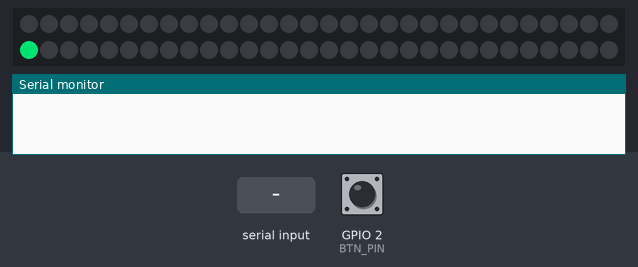
A program run on a simulated ESP32. Shown: 60 RGB LEDs in strip order, left to right, continuing on the next row, the last lines printed to the serial monitor. The inputs (shaded band) are chosen by the test bench; at power-on: GPIO 2 (BTN_PIN) HIGH. Dim RGB values are drawn brighter than linear.

Above: at 1.2 s.
1.3 s: "90,45,200\n" received over Serial
3.4 s: "30,150,10\n" received over Serial
7.1 s: "1,90,45\n" received over Serial
At 9.4 s:
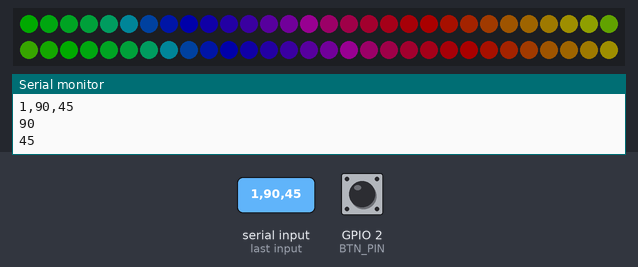
10.3 s: "30,150,10\n" received over Serial
At 13.45 s:
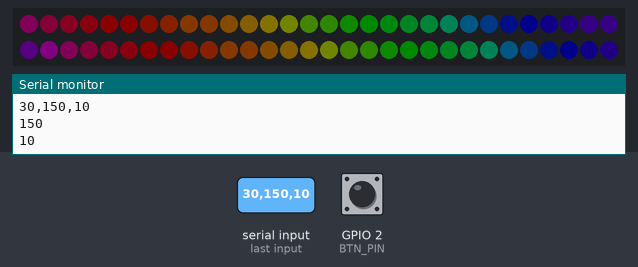
14.0 s: "1,90,45\n" received over Serial
At 18.11 s:
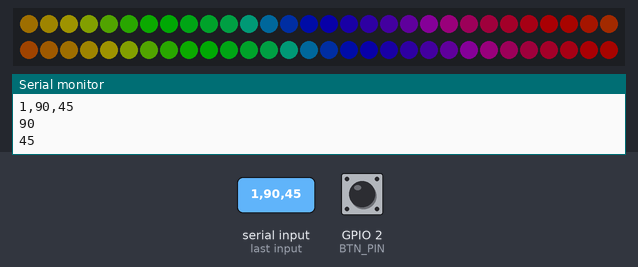
18.7 s: "90,45,200\n" received over Serial
At 20.53 s:
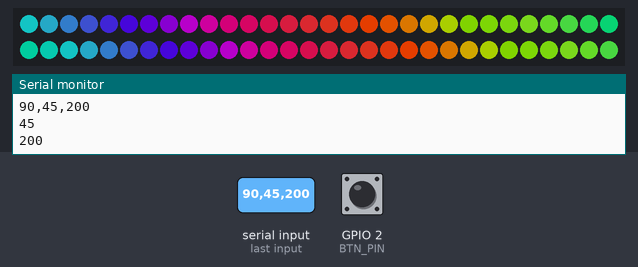

The program:

main.cpp
```cpp
#include <FastLED.h>
#include <OneButton.h>
#include <MovingDot.h>
#include <RainbowBeat.h>
#include <RedWhiteBlue.h>
// #include <BluetoothSerial.h>

// BluetoothSerial SerialBT;

#define NUM_LEDS 60
#define LED_PIN 15
#define BTN_PIN 2
int brightness = 50;
int speed = 100;
CRGB leds[NUM_LEDS];
CRGB ledsNext[NUM_LEDS]; // Array for the next pattern
uint8_t patternCounter = 0;
bool isRunning = false;

// Push button connected between pin 7 and GND (no resistor required)
OneButton btn = OneButton(BTN_PIN, true, true);

void nextPattern()
{
  isRunning = false;
  patternCounter = (patternCounter + 1) % 3;
}

void runMovingDot(CRGB *ledsArray)
{
  MovingDot movingDot = MovingDot();
  movingDot.runPattern(ledsArray); // Run the pattern once
}

void runRainbowBeat(CRGB *ledsArray)
{
  RainbowBeat rainbowBeat = RainbowBeat();
  rainbowBeat.runPattern(ledsArray); // Run the pattern once
}

void runRedWhiteBlue(CRGB *ledsArray)
{
  RedWhiteBlue redWhiteBlue = RedWhiteBlue();
  redWhiteBlue.runPattern(ledsArray); // Run the pattern once
}

void crossfade(CRGB *from, CRGB *to, int duration)
{
  for (int step = 0; step <= 255; step++)
  {
    for (int i = 0; i < NUM_LEDS; i++)
    {
      leds[i] = blend(from[i], to[i], step);
    }
    FastLED.show();
    delay(duration / 256);
  }
}

String patterns;
String speedStr;
String brightnessStr;

void splitString(const String &str, char delimiter)
{
  int delimiterIndex = str.indexOf(delimiter);
  {
    int firstDelimiterIndex = str.indexOf(delimiter);
    int secondDelimiterIndex = str.indexOf(delimiter, firstDelimiterIndex + 1);

    if (firstDelimiterIndex != -1 && secondDelimiterIndex != -1)
    {
      patterns = str.substring(0, firstDelimiterIndex);
      speedStr = str.substring(firstDelimiterIndex + 1, secondDelimiterIndex);
      brightnessStr = str.substring(secondDelimiterIndex + 1);
      speed = speedStr.toInt();
      brightness = brightnessStr.toInt();
      Serial.println(speed);
      Serial.println(brightness);
    }
  }
}
String input;
void handleSerialInput(void *parameter)
{
  while (true)
  {
    if (Serial.available() > 0)
    {
      String input = Serial.readStringUntil('\n');
      Serial.println(input);
      splitString(input, ',');
      if (patterns == "0")
      {
        patternCounter = 0; // Switch to MovingDot
        isRunning = true;
      }
      else if (patterns == "1")
      {
        patternCounter = 1; // Switch to RainbowBeat
        isRunning = true;
      }
      else if (patterns == "2")
      {
        patternCounter = 2; // Switch to RedWhiteBlue
        isRunning = true;
      }
      // SerialBT.print(input);
    }
    vTaskDelay(5 / portTICK_PERIOD_MS); // Small delay to yield to other tasks
  }
}
void setup()
{
  FastLED.addLeds<WS2812B, LED_PIN, GRB>(leds, NUM_LEDS);

  Serial.begin(9600);
  // SerialBT.begin("ESP32_BT");
  xTaskCreate(handleSerialInput, "SerialInputTask", 2048, NULL, 1, NULL);
  btn.attachClick(nextPattern);
}

void loop()
{
  // Run the current pattern into the leds array
  switch (patternCounter)
  {
  case 0:
    runMovingDot(ledsNext);
    break;
  case 1:
    runRainbowBeat(ledsNext);
    break;
  case 2:
    runRedWhiteBlue(ledsNext);
    break;
  }

  // Crossfade from the current pattern to the next pattern
  crossfade(leds, ledsNext, 1000); // 1000 ms duration for crossfade

  // Copy the next pattern to the current pattern
  for (int i = 0; i < NUM_LEDS; i++)
  {
    leds[i] = ledsNext[i];
  }

  FastLED.show(); // Update the LEDs
  delay(speed);   // Small delay to avoid overloading the CPU
  FastLED.setBrightness(brightness);
  // Serial.println(speed);
}
```

MovingDot.h
```cpp
#include "config.h"

class MovingDot
{
public:
    MovingDot() {
        // Blank constructor
    };
    void runPattern(CRGB *ledsArray);

private:
};

void MovingDot::runPattern(CRGB *ledsArray)
{

    uint16_t posBeat = beatsin16(30, 0, NUM_LEDS - 1, 0, 0);
    uint16_t posBeat2 = beatsin16(60, 0, NUM_LEDS - 1, 0, 0);

    uint16_t posBeat3 = beatsin16(30, 0, NUM_LEDS - 1, 0, 32767);
    uint16_t posBeat4 = beatsin16(60, 0, NUM_LEDS - 1, 0, 32767);

    // Wave for LED color
    uint8_t colBeat = beatsin8(45, 0, 255, 0, 0);

    ledsArray[(posBeat + posBeat2) / 2] = CHSV(colBeat, 255, 255);
    ledsArray[(posBeat3 + posBeat4) / 2] = CHSV(colBeat, 255, 255);

    fadeToBlackBy(ledsArray, NUM_LEDS, 10);

    btn.tick();
    FastLED.show();
}
```

RainbowBeat.h
```cpp
#include "config.h"

class RainbowBeat
{
public:
    RainbowBeat() {};
    void runPattern(CRGB *ledsArray);

private:
};

void RainbowBeat::runPattern(CRGB *ledsArray)
{

    uint16_t beatA = beatsin16(30, 0, 255);
    uint16_t beatB = beatsin16(20, 0, 255);
    fill_rainbow(ledsArray, NUM_LEDS, (beatA + beatB) / 2, 8);

    btn.tick();
    FastLED.show();
}
```

RedWhiteBlue.h
```cpp
#include "config.h"

class RedWhiteBlue
{
public:
    RedWhiteBlue() {};
    void runPattern(CRGB *ledsArray);

private:
};

void RedWhiteBlue::runPattern(CRGB *ledsArray)
{

    uint16_t sinBeat = beatsin16(30, 0, NUM_LEDS - 1, 0, 0);
    uint16_t sinBeat2 = beatsin16(30, 0, NUM_LEDS - 1, 0, 21845);
    uint16_t sinBeat3 = beatsin16(30, 0, NUM_LEDS - 1, 0, 43690);

    ledsArray[sinBeat] = CRGB::Blue;
    ledsArray[sinBeat2] = CRGB::Red;
    ledsArray[sinBeat3] = CRGB::White;

    fadeToBlackBy(ledsArray, NUM_LEDS, 10);

    btn.tick();
    FastLED.show();
}
```

config.h
```cpp
#ifndef CONFIG_H
#define CONFIG_H

#include <FastLED.h>
#include <FastLED.h>
#include <OneButton.h>
#define NUM_LEDS 60
extern CRGB leds[NUM_LEDS];
extern CRGB ledsNext[NUM_LEDS];
extern OneButton btn;

#endif // CONFIG_H
```

Measured:
- after the input at 10.3 s, the LEDs: first change after 0.60 s (image 2 shows a later state)
- after the input at 18.7 s, the LEDs: first differ from a run without the input after 0.43 s (image 4 shows a later state)
